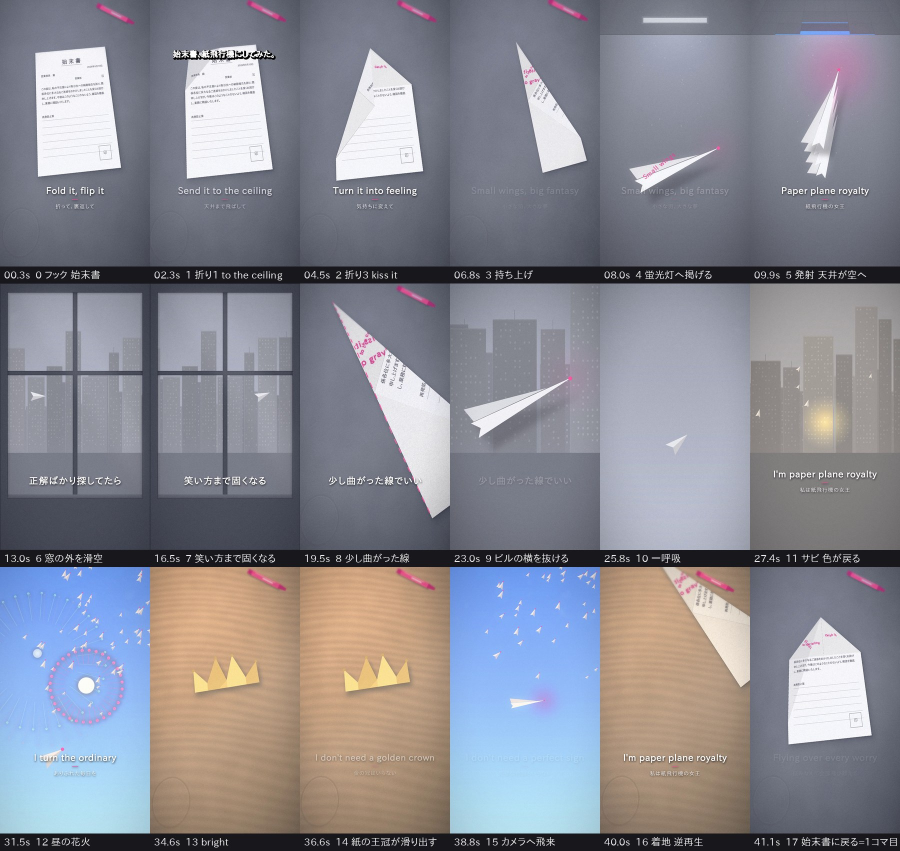
#> input picture music-video/paper-plane-royalty/storyboard.jpg, 1800 x 1701 px (shown at 1/2 size)
$ python -i animatic.py   (imports and definitions only)
#> lines starting #> are read from the running program, lines starting #| are printed output that depends on the picture
#!/usr/bin/env python3
"""「PAPER PLANE ROYALTY」演出プラン「折って、飛ばす。」のアニマティック(プレビズ) v2。

v1 からの変更: 手を廃止(本番の実写に任せる)、俯瞰カメラにパースと被写界深度、机・紙の質感、
折り目の影、蛍光灯の光と埃、街の空気遠近法と雲、色が一点から広がるサビ、ブルーム/粒子/色調の後処理、
英語歌詞すべてに日本語訳の字幕ブロック。Suno 自動生成ジャケットは使わない。

使い方:
  python3 animatic.py --song PAPER_PLANE_ROYALTY.mp3 --out animatic.mp4
  python3 animatic.py --song ... --stills 0.2,3.5,8.5 --out-dir stills/
"""
import argparse
import json
import math
import os
import random
import subprocess

import numpy as np
from PIL import Image, ImageChops, ImageDraw, ImageEnhance, ImageFilter, ImageFont

import sys as _sys
_sys.path.insert(0, os.path.join(os.path.dirname(os.path.abspath(__file__)), "..", "common"))
from mvkit import LyricTimeline  # noqa: E402

W, H = 1080, 1920
FPS = 30
FONT = "/usr/share/fonts/opentype/ipafont-gothic/ipagp.ttf"

# 俯瞰シーンはこの大きさの平面キャンバスに描いてからカメラのパースで W×H に落とす
FW, FH = 1600, 2100
FCX, FCY = 800, 1060

# ---- パレット ----
GRAY_DESK = (110, 114, 122)
WOOD = (194, 166, 130)
PAPER = (247, 245, 239)
PAPER_BACK = (240, 237, 230)
INK = (58, 60, 66)
FORM = (156, 158, 162)
PINK = (255, 79, 163)
PINK_INK = (228, 58, 148)
WHITE = (255, 255, 255)
SKY_BLUE_TOP = (98, 168, 246)
SKY_BLUE_BOT = (196, 228, 255)
SKY_GRAY_TOP = (168, 171, 176)
SKY_GRAY_BOT = (206, 208, 211)

PAPER_W, PAPER_H = 620, 880


# ---------------------------------------------------------------- 幾何
def A_translate(tx, ty):
    return np.array([[1, 0, tx], [0, 1, ty], [0, 0, 1]], float)


def A_rotate(theta):
    c, s = math.cos(theta), math.sin(theta)
    return np.array([[c, -s, 0], [s, c, 0], [0, 0, 1]], float)


def A_scale(k):
    return np.array([[k, 0, 0], [0, k, 0], [0, 0, 1]], float)


# [10 lines left out: function A_fold, not called in this run]


def apply(M, pts):
    return [(M[0, 0] * x + M[0, 1] * y + M[0, 2], M[1, 0] * x + M[1, 1] * y + M[1, 2]) for x, y in pts]


# [13 lines left out: function clip_poly, not called in this run]


def ease(t):
    t = max(0.0, min(1.0, t))
    return t * t * (3 - 2 * t)


def ease_out(t):
    t = max(0.0, min(1.0, t))
    return 1 - (1 - t) ** 3


def lerp(a, b, t):
    return a + (b - a) * t


def lerp_color(c1, c2, t):
    return tuple(int(round(lerp(a, b, t))) for a, b in zip(c1, c2))


def centroid(poly):
    return (sum(p[0] for p in poly) / len(poly), sum(p[1] for p in poly) / len(poly))


# [9 lines left out: function find_coeffs, not called in this run]


# ---------------------------------------------------------------- 紙(折り)
class Paper:
    # [51 lines left out: functions __init__, fold, facet_draw_matrix, build_paper, not called in this run]


# ---------------------------------------------------------------- テクスチャ/ユーティリティ
_font_cache = {}


# [83 lines left out: functions font, wrap_chars, noise_layer, paper_fiber, apply_fiber, make_front_texture and 1 more, not called in this run]


LYRICS_ON_PAPER = ["to the ceiling", "Catch it,", "kiss it", "into feeling", "no gravity"]  # 折る瞬間に歌っている行


# [103 lines left out: functions make_back_textures, draw_paper, not called in this run]


# ---------------------------------------------------------------- 背景セット
_cache = {}


# [92 lines left out: functions desk_flat, desk_camera, tilt_mask, light_streak, vignette, not called in this run]


def apply_vignette(img, strength=90):
    img.paste(Image.new("RGB", (W, H), (8, 10, 16)), (0, 0), vignette(strength))
    return img


# [30 lines left out: functions grain_bank, apply_grain, grade, not called in this run]


def bloom(img, threshold=200, strength=0.55, radius=14):
    arr = np.array(img).astype(np.int16)
    bright = np.clip((arr - threshold) * 4, 0, 255).astype(np.uint8)
    b = Image.fromarray(bright).resize((W // 4, H // 4), Image.BILINEAR).filter(ImageFilter.GaussianBlur(radius / 2))
    b = b.resize((W, H), Image.BILINEAR)
    b = ImageEnhance.Brightness(b).enhance(strength)
    return ImageChops.screen(img, b)


# [37 lines left out: functions sky, clouds, not called in this run]


def make_buildings(seed=11, span=3400):
#> called with seed = 11, span = 3400
    rng = random.Random(seed)
    layers = []
    specs = [(180, 420, 3), (300, 640, 2), (460, 900, 1)]
    for hmin, hmax, _ in specs:
        x = -500
        bl = []
        while x < span:
            w = rng.randint(70, 190)
            h = rng.randint(hmin, hmax)
            tone = rng.randint(96, 132)
            hue = rng.choice([(255, 190, 210), (186, 224, 255), (255, 236, 176), (200, 248, 222), (224, 204, 255), (255, 214, 190)])
            wins = [(wx, wy) for wx in range(12, w - 14, 20) for wy in range(16, h - 14, 26) if rng.random() < 0.5]
            roof = rng.random() < 0.35
            bl.append(dict(x=x, w=w, h=h, tone=tone, hue=hue, wins=wins, roof=roof))
            x += w + rng.randint(4, 30)
        layers.append(bl)
    return layers


BUILDINGS = make_buildings()


# [220 lines left out: functions draw_city, window_frame, plane_side, plane_top_small, glow_sprite, tracked_text and 4 more, not called in this run]


class Grid:
    # [13 lines left out: functions __init__, at, not called in this run]

    def bt_rel(self, b):
        return float(self.bt[self.iA + b] - self.t0)


# ---------------------------------------------------------------- 歌詞と訳
CHANT = [("Fold it, flip it", "折って、裏返して"), ("Send it to the ceiling", "天井まで飛ばして"),
         ("Catch it, kiss it", "つかまえて、キスして"), ("Turn it into feeling", "気持ちに変えて"),
         ("Up, up, no gravity", "上へ、上へ、重力なんてない"), ("Small wings, big fantasy", "小さな羽、大きな夢"),
         ("Fold it, flip it", "折って、裏返して"), ("Paper plane royalty", "紙飛行機の女王")]
BRIDGE = ["正解ばかり探してたら", "笑い方まで固くなる", "少し曲がった線でいい", "その方が遠くへ飛べる"]
CHORUS = [("I'm paper plane royalty", "私は紙飛行機の女王"), ("Flying over every worry", "悩みなんて全部飛び越えて"),
          ("I turn the ordinary", "ありふれた毎日を"), ("Into something bright and blurry", "まぶしくて、にじむ何かに変える"),
          ("I don't need a golden crown", "金の冠はいらない"), ("I don't need a perfect sign", "完璧な合図もいらない"),
          ("I'm paper plane royalty", "私は紙飛行機の女王"), ("Flying over every worry", "悩みなんて全部飛び越えて")]
HOOK = "始末書、紙飛行機にしてみた。"


# ---------------------------------------------------------------- 本体
class Animatic:
    # [18 lines left out: functions __init__, paper_state, not called in this run]

    def S_flat(self, theta_deg=-5, scale=1.0, center=(FCX, FCY)):
        return A_translate(*center) @ A_rotate(math.radians(theta_deg)) @ A_scale(scale)

    def fade_alpha(self, t, t_in, t_out, fi=0.3, fo=0.25):
        return max(0.0, min(1.0, (t - t_in) / fi, (t_out - t) / fo))

    def subtitles(self, img, t, b=None):
        """歌詞タイムライン(lyrics_timing.json、絶対秒)に従って英語＋訳の字幕を出す。"""
        self.tl.draw(img, self.g.t0 + t, y=1420)

    # [446 lines left out: functions hook, finish, desk_scene, scene_intro, scene_fold, glitch and 19 more, not called in this run]


# [2 lines not run here, left out]

>>> import cv2
>>> picture = cv2.imread('storyboard.jpg', cv2.IMREAD_GRAYSCALE)
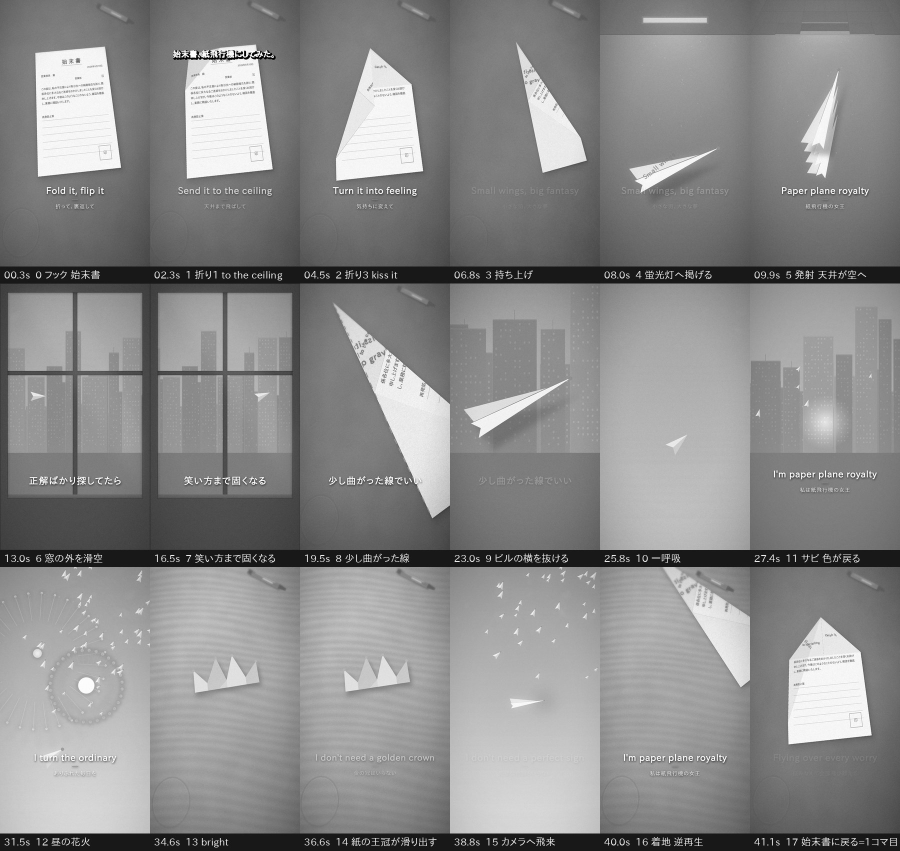
#> picture: shape (1701, 1800) (shown at 1/2 size); min 0, max 255, mean 138.4
>>> result = bloom(picture)
#> in bloom, `bright = np.clip((arr - threshold) * 4, 0, 255).astype(np.uint8)`:
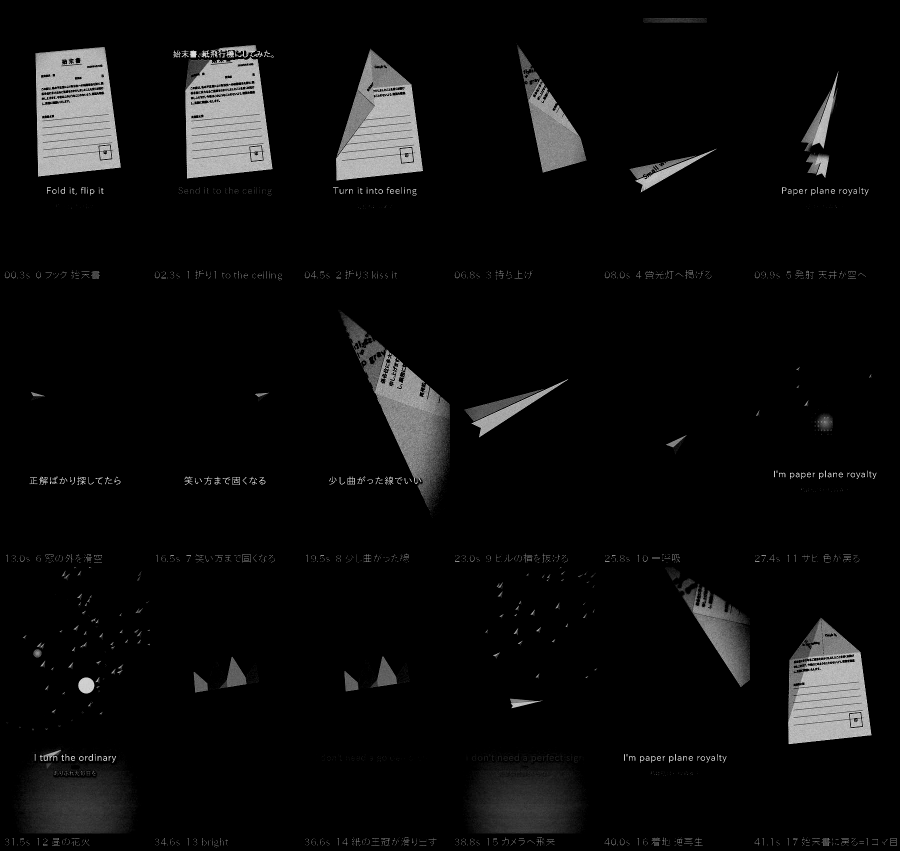
#> bright: shape (1701, 1800) (shown at 1/2 size); min 0, max 220, mean 11.7
#> in bloom, `b = Image.fromarray(bright).resize((W // 4, H // 4), Image.BILINEAR).f..`:
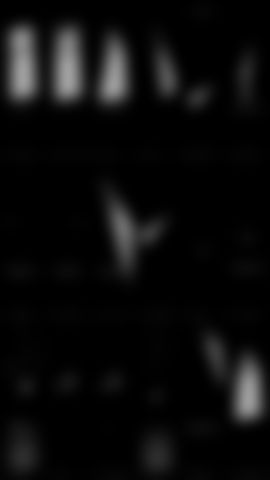
#> b: PIL image 270x480 L; min 0, max 160, mean 11.6
#> in bloom, `b = ImageEnhance.Brightness(b).enhance(strength)`:
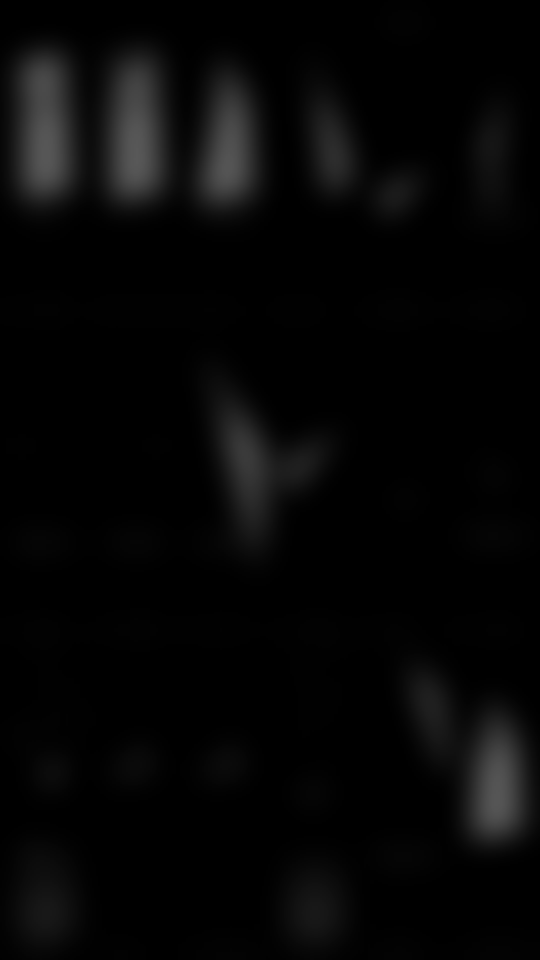
#> b: PIL image 1080x1920 L (shown at 1/2 size); min 0, max 88, mean 6.1
#> (the run stopped early here; a loop or call above may not have finished)
